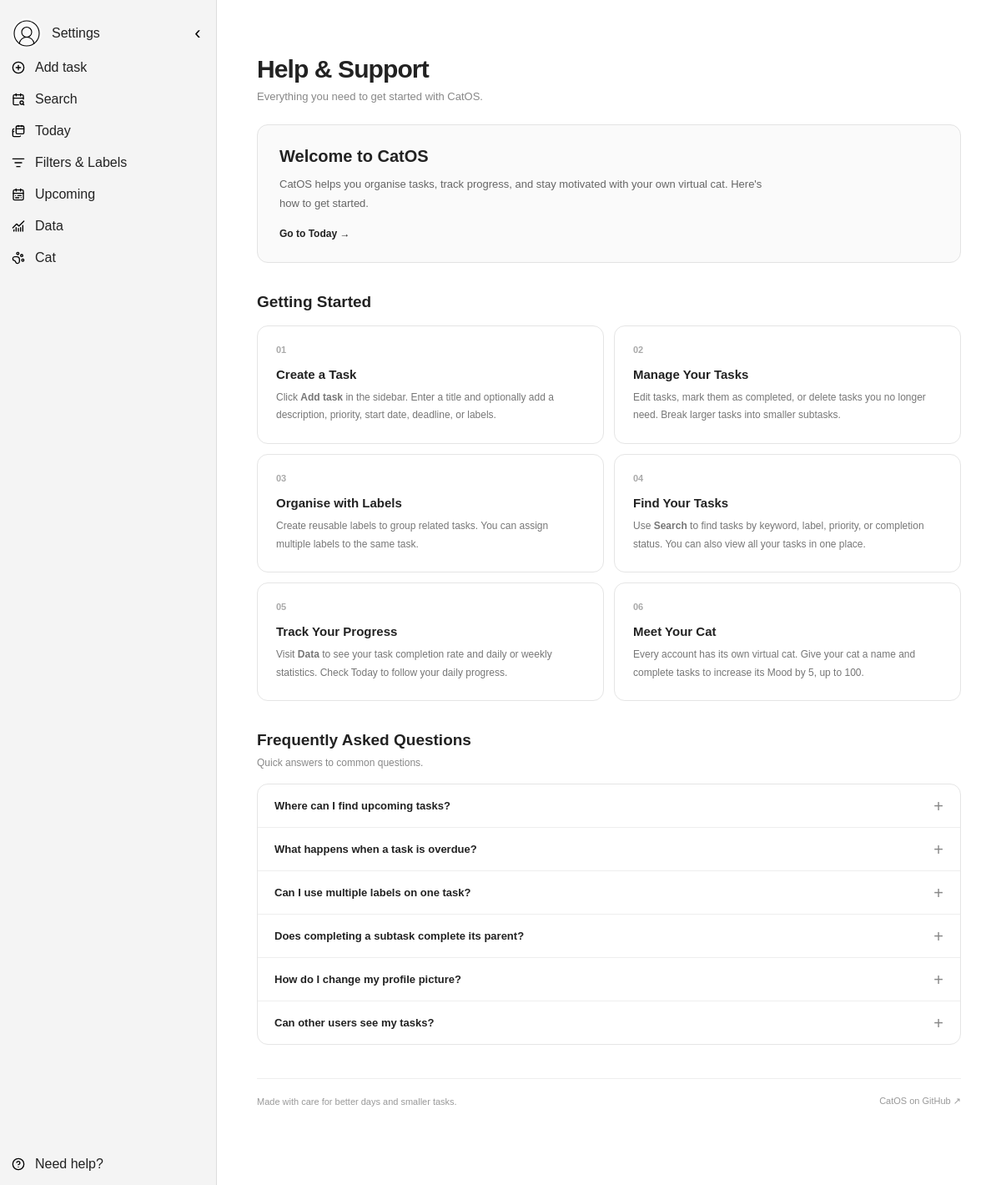
/help (signed in), run on an earlier commit of the app's database.
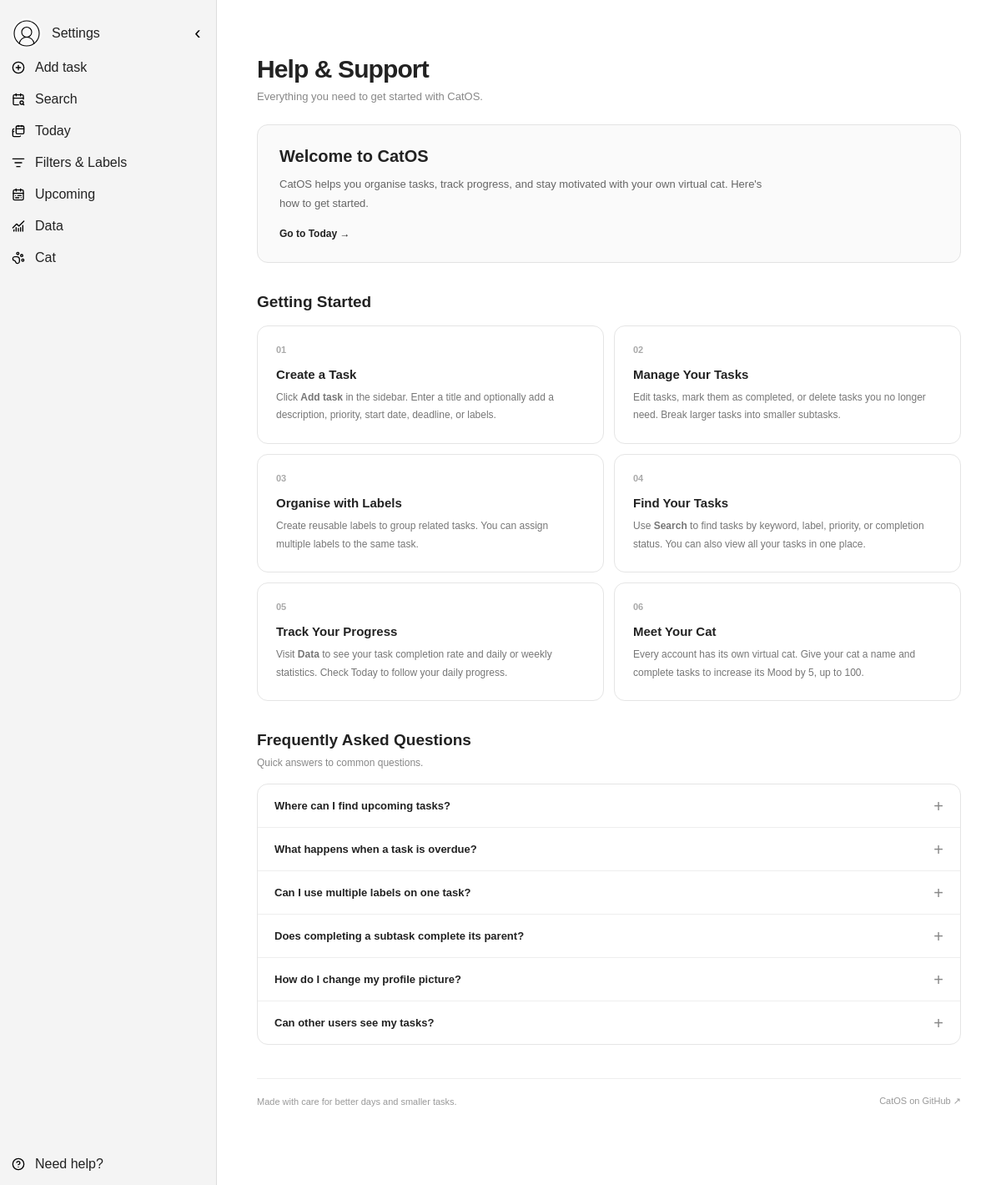
And on a later commit of the database.
### tables this page shows
CREATE TABLE cat (
            id INTEGER PRIMARY KEY AUTOINCREMENT,
            user_id INTEGER UNIQUE NOT NULL,
            cat_name TEXT NOT NULL,

            -- what the cat is doing at the moment
            status TEXT NOT NULL DEFAULT 'idle',

            -- keep these values between 0 and 100
            mood INTEGER NOT NULL DEFAULT 50
                CHECK (mood BETWEEN 0 AND 100),
                
            -- remember when the user last interacted with their cat
            last_interaction TIMESTAMP NOT NULL
                DEFAULT CURRENT_TIMESTAMP,

            -- connect the cat to its owner
            FOREIGN KEY (user_id)
                REFERENCES users(id)
                ON DELETE CASCADE
        );

### routes/page_routes.py (the view)
    @app.route("/help")
    def help_page():
        return render_template(
            "help.html"
        )

### app.py (called while the page is built)
@app.context_processor
def inject_global_template_data():
    default_avatar = url_for(
        "static",
        filename="icons/default_avatar.svg"
    )
    if "user_id" not in session:
        return {
            "global_task_tags": [],
            "cat_name": "Cat",
            "current_user_avatar": default_avatar
        }
    user_id = session["user_id"]
    user_cat = get_cat_by_user(
        user_id
    )
    user = get_user_by_id(
        user_id
    )
    avatar_url = (
        user["avatar_url"]
        if (
            user
            and user["avatar_url"]
        )
        else default_avatar
    )
    return {
        "global_task_tags": get_tags_by_user(
            user_id
        ),
        "cat_name": (
            user_cat["cat_name"]
            if user_cat
            else "Cat"
        ),
        "current_user_avatar": avatar_url
    }

### database/connection.py (called while the page is built)
def get_connection():
    connection = sqlite3.connect(DATABASE_PATH)
    connection.row_factory = sqlite3.Row
    connection.execute("PRAGMA foreign_keys = ON")
    return connection

### templates/help.html (shortened to what the changed rows need)
{% extends "base.html" %}
{% block styles %}
<link rel="stylesheet"
      href="{{ url_for('static', filename='css/help.css') }}">
{% endblock %}
{% block content %}
<div class="help-page">
    <header class="help-header">
        <h1>Help & Support</h1>
    </header>
    <section class="help-intro">
        <h2>Welcome to CatOS</h2>
    </section>
    <section class="help-section">
        <h2>Getting Started</h2>
    </section>
    <section class="help-section">
        <h2>Frequently Asked Questions</h2>
    </section>
</div>
{% endblock %}

### templates/base.html (shortened to what the changed rows need)
<!DOCTYPE html>
<html lang="en">
<head>
    <link
        rel="stylesheet"
        href="{{ url_for('static', filename='css/base.css') }}"
    >
    <link
        rel="stylesheet"
        href="{{ url_for('static', filename='css/task_modal.css') }}"
    >
    {% block styles %}
    {% endblock %}
</head>
<body>
    <aside class="sidebar" id="sidebar">
        <nav class="sidebar-nav">
            <a
                class="nav-link"
                href="{{ url_for('cat') }}"
            >
                <img
                    class="nav-icon"
                    src="{{ url_for('static', filename='icons/cat.svg') }}"
                    alt=""
                >
                <span class="nav-text">
                    {{ cat_name | default('Cat') }}
                </span>
            </a>
        </nav>
    </aside>
    <main class="main-content">
        {% block content %}
        {% endblock %}
    </main>
</body>
</html>

What changed in the data, as far as the page shows it:
added cat: cat_name "Cat"
Also different on the page:
{{ cat_name | default('Cat') }}: "Cat" → (not shown)
